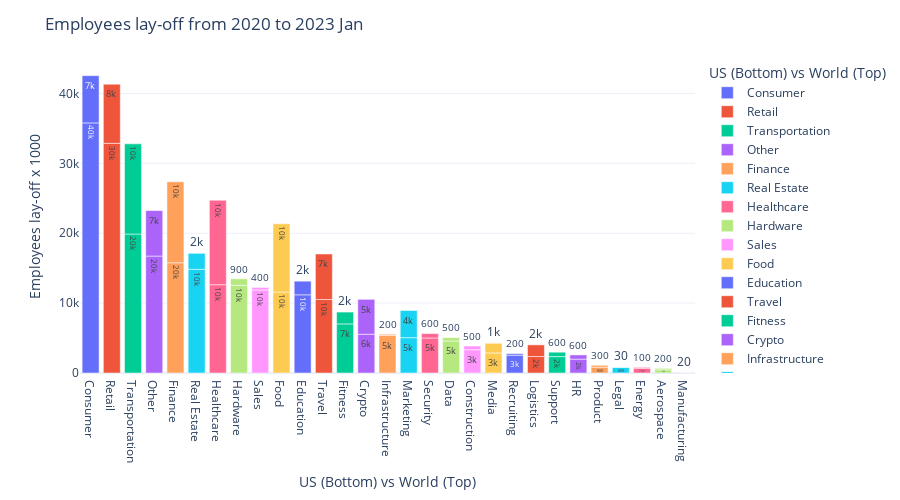

Notebook source saved alongside this figure:
### Code cell
# Save graph parameters in to variable, added labels and Title
fig = px.bar(df4,x = 'industry', y = 'total_laid_off', color = 'industry',text_auto='.1s',barmode='relative',hover_data=['World'],
             labels={
                      "industry": "US (Bottom) vs World (Top)",
                      "total_laid_off": "Employees lay-off x 1000"
                      },template="plotly_white")
fig.update_layout(height=500,title="Employees lay-off from 2020 to 2023 Jan")
fig.show()
#saving graph  to png format
fig.write_image("../output/Industry lay off US and World.png")

### Figure 1 — Plotly figure (JSON) as saved in the notebook; plotly's stock layout.template omitted (floating-point values rounded to 4 significant figures)
{"data": [{"alignmentgroup": "True", "customdata": [["US"], ["Rest of the world"]], "hovertemplate": "US (Bottom) vs World (Top)=%{x}<br>Employees lay-off x 1000=%{y}<br>World=%{customdata[0]}<extra></extra>", "legendgroup": "Consumer", "marker": {"color": "#636efa", "pattern": {"shape": ""}}, "name": "Consumer", "offsetgroup": "Consumer", "orientation": "v", "showlegend": true, "textposition": "auto", "texttemplate": "%{y:.1s}", "type": "bar", "x": ["Consumer", "Consumer"], "xaxis": "x", "y": [35786, 6762], "yaxis": "y"}, {"alignmentgroup": "True", "customdata": [["US"], ["Rest of the world"]], "hovertemplate": "US (Bottom) vs World (Top)=%{x}<br>Employees lay-off x 1000=%{y}<br>World=%{customdata[0]}<extra></extra>", "legendgroup": "Retail", "marker": {"color": "#EF553B", "pattern": {"shape": ""}}, "name": "Retail", "offsetgroup": "Retail", "orientation": "v", "showlegend": true, "textposition": "auto", "texttemplate": "%{y:.1s}", "type": "bar", "x": ["Retail", "Retail"], "xaxis": "x", "y": [32863, 8460], "yaxis": "y"}, {"alignmentgroup": "True", "customdata": [["US"], ["Rest of the world"]], "hovertemplate": "US (Bottom) vs World (Top)=%{x}<br>Employees lay-off x 1000=%{y}<br>World=%{customdata[0]}<extra></extra>", "legendgroup": "Transportation", "marker": {"color": "#00cc96", "pattern": {"shape": ""}}, "name": "Transportation", "offsetgroup": "Transportation", "orientation": "v", "showlegend": true, "textposition": "auto", "texttemplate": "%{y:.1s}", "type": "bar", "x": ["Transportation", "Transportation"], "xaxis": "x", "y": [19886, 12905], "yaxis": "y"}, {"alignmentgroup": "True", "customdata": [["US"], ["Rest of the world"]], "hovertemplate": "US (Bottom) vs World (Top)=%{x}<br>Employees lay-off x 1000=%{y}<br>World=%{customdata[0]}<extra></extra>", "legendgroup": "Other", "marker": {"color": "#ab63fa", "pattern": {"shape": ""}}, "name": "Other", "offsetgroup": "Other", "orientation": "v", "showlegend": true, "textposition": "auto", "texttemplate": "%{y:.1s}", "type": "bar", "x": ["Other", "Other"], "xaxis": "x", "y": [16731, 6510], "yaxis": "y"}, {"alignmentgroup": "True", "customdata": [["US"], ["Rest of the world"]], "hovertemplate": "US (Bottom) vs World (Top)=%{x}<br>Employees lay-off x 1000=%{y}<br>World=%{customdata[0]}<extra></extra>", "legendgroup": "Finance", "marker": {"color": "#FFA15A", "pattern": {"shape": ""}}, "name": "Finance", "offsetgroup": "Finance", "orientation": "v", "showlegend": true, "textposition": "auto", "texttemplate": "%{y:.1s}", "type": "bar", "x": ["Finance", "Finance"], "xaxis": "x", "y": [15777, 11585], "yaxis": "y"}, {"alignmentgroup": "True", "customdata": [["US"], ["Rest of the world"]], "hovertemplate": "US (Bottom) vs World (Top)=%{x}<br>Employees lay-off x 1000=%{y}<br>World=%{customdata[0]}<extra></extra>", "legendgroup": "Real Estate", "marker": {"color": "#19d3f3", "pattern": {"shape": ""}}, "name": "Real Estate", "offsetgroup": "Real Estate", "orientation": "v", "showlegend": true, "textposition": "auto", "texttemplate": "%{y:.1s}", "type": "bar", "x": ["Real Estate", "Real Estate"], "xaxis": "x", "y": [14837, 2288], "yaxis": "y"}, {"alignmentgroup": "True", "customdata": [["Rest of the world"], ["US"]], "hovertemplate": "US (Bottom) vs World (Top)=%{x}<br>Employees lay-off x 1000=%{y}<br>World=%{customdata[0]}<extra></extra>", "legendgroup": "Healthcare", "marker": {"color": "#FF6692", "pattern": {"shape": ""}}, "name": "Healthcare", "offsetgroup": "Healthcare", "orientation": "v", "showlegend": true, "textposition": "auto", "texttemplate": "%{y:.1s}", "type": "bar", "x": ["Healthcare", "Healthcare"], "xaxis": "x", "y": [12637, 12086], "yaxis": "y"}, {"alignmentgroup": "True", "customdata": [["US"], ["Rest of the world"]], "hovertemplate": "US (Bottom) vs World (Top)=%{x}<br>Employees lay-off x 1000=%{y}<br>World=%{customdata[0]}<extra></extra>", "legendgroup": "Hardware", "marker": {"color": "#B6E880", "pattern": {"shape": ""}}, "name": "Hardware", "offsetgroup": "Hardware", "orientation": "v", "showlegend": true, "textposition": "auto", "texttemplate": "%{y:.1s}", "type": "bar", "x": ["Hardware", "Hardware"], "xaxis": "x", "y": [12547, 930], "yaxis": "y"}, {"alignmentgroup": "True", "customdata": [["US"], ["Rest of the world"]], "hovertemplate": "US (Bottom) vs World (Top)=%{x}<br>Employees lay-off x 1000=%{y}<br>World=%{customdata[0]}<extra></extra>", "legendgroup": "Sales", "marker": {"color": "#FF97FF", "pattern": {"shape": ""}}, "name": "Sales", "offsetgroup": "Sales", "orientation": "v", "showlegend": true, "textposition": "auto", "texttemplate": "%{y:.1s}", "type": "bar", "x": ["Sales", "Sales"], "xaxis": "x", "y": [11885, 360], "yaxis": "y"}, {"alignmentgroup": "True", "customdata": [["US"], ["Rest of the world"]], "hovertemplate": "US (Bottom) vs World (Top)=%{x}<br>Employees lay-off x 1000=%{y}<br>World=%{customdata[0]}<extra></extra>", "legendgroup": "Food", "marker": {"color": "#FECB52", "pattern": {"shape": ""}}, "name": "Food", "offsetgroup": "Food", "orientation": "v", "showlegend": true, "textposition": "auto", "texttemplate": "%{y:.1s}", "type": "bar", "x": ["Food", "Food"], "xaxis": "x", "y": [11588, 9763], "yaxis": "y"}, {"alignmentgroup": "True", "customdata": [["Rest of the world"], ["US"]], "hovertemplate": "US (Bottom) vs World (Top)=%{x}<br>Employees lay-off x 1000=%{y}<br>World=%{customdata[0]}<extra></extra>", "legendgroup": "Education", "marker": {"color": "#636efa", "pattern": {"shape": ""}}, "name": "Education", "offsetgroup": "Education", "orientation": "v", "showlegend": true, "textposition": "auto", "texttemplate": "%{y:.1s}", "type": "bar", "x": ["Education", "Education"], "xaxis": "x", "y": [11188, 1951], "yaxis": "y"}, {"alignmentgroup": "True", "customdata": [["Rest of the world"], ["US"]], "hovertemplate": "US (Bottom) vs World (Top)=%{x}<br>Employees lay-off x 1000=%{y}<br>World=%{customdata[0]}<extra></extra>", "legendgroup": "Travel", "marker": {"color": "#EF553B", "pattern": {"shape": ""}}, "name": "Travel", "offsetgroup": "Travel", "orientation": "v", "showlegend": true, "textposition": "auto", "texttemplate": "%{y:.1s}", "type": "bar", "x": ["Travel", "Travel"], "xaxis": "x", "y": [10518, 6511], "yaxis": "y"}, {"alignmentgroup": "True", "customdata": [["US"], ["Rest of the world"]], "hovertemplate": "US (Bottom) vs World (Top)=%{x}<br>Employees lay-off x 1000=%{y}<br>World=%{customdata[0]}<extra></extra>", "legendgroup": "Fitness", "marker": {"color": "#00cc96", "pattern": {"shape": ""}}, "name": "Fitness", "offsetgroup": "Fitness", "orientation": "v", "showlegend": true, "textposition": "auto", "texttemplate": "%{y:.1s}", "type": "bar", "x": ["Fitness", "Fitness"], "xaxis": "x", "y": [7026, 1692], "yaxis": "y"}, {"alignmentgroup": "True", "customdata": [["Rest of the world"], ["US"]], "hovertemplate": "US (Bottom) vs World (Top)=%{x}<br>Employees lay-off x 1000=%{y}<br>World=%{customdata[0]}<extra></extra>", "legendgroup": "Crypto", "marker": {"color": "#ab63fa", "pattern": {"shape": ""}}, "name": "Crypto", "offsetgroup": "Crypto", "orientation": "v", "showlegend": true, "textposition": "auto", "texttemplate": "%{y:.1s}", "type": "bar", "x": ["Crypto", "Crypto"], "xaxis": "x", "y": [5549, 4992], "yaxis": "y"}, {"alignmentgroup": "True", "customdata": [["US"], ["Rest of the world"]], "hovertemplate": "US (Bottom) vs World (Top)=%{x}<br>Employees lay-off x 1000=%{y}<br>World=%{customdata[0]}<extra></extra>", "legendgroup": "Infrastructure", "marker": {"color": "#FFA15A", "pattern": {"shape": ""}}, "name": "Infrastructure", "offsetgroup": "Infrastructure", "orientation": "v", "showlegend": true, "textposition": "auto", "texttemplate": "%{y:.1s}", "type": "bar", "x": ["Infrastructure", "Infrastructure"], "xaxis": "x", "y": [5365, 180], "yaxis": "y"}, {"alignmentgroup": "True", "customdata": [["US"], ["Rest of the world"]], "hovertemplate": "US (Bottom) vs World (Top)=%{x}<br>Employees lay-off x 1000=%{y}<br>World=%{customdata[0]}<extra></extra>", "legendgroup": "Marketing", "marker": {"color": "#19d3f3", "pattern": {"shape": ""}}, "name": "Marketing", "offsetgroup": "Marketing", "orientation": "v", "showlegend": true, "textposition": "auto", "texttemplate": "%{y:.1s}", "type": "bar", "x": ["Marketing", "Marketing"], "xaxis": "x", "y": [5056, 3889], "yaxis": "y"}, {"alignmentgroup": "True", "customdata": [["US"], ["Rest of the world"]], "hovertemplate": "US (Bottom) vs World (Top)=%{x}<br>Employees lay-off x 1000=%{y}<br>World=%{customdata[0]}<extra></extra>", "legendgroup": "Security", "marker": {"color": "#FF6692", "pattern": {"shape": ""}}, "name": "Security", "offsetgroup": "Security", "orientation": "v", "showlegend": true, "textposition": "auto", "texttemplate": "%{y:.1s}", "type": "bar", "x": ["Security", "Security"], "xaxis": "x", "y": [5010, 633], "yaxis": "y"}, {"alignmentgroup": "True", "customdata": [["US"], ["Rest of the world"]], "hovertemplate": "US (Bottom) vs World (Top)=%{x}<br>Employees lay-off x 1000=%{y}<br>World=%{customdata[0]}<extra></extra>", "legendgroup": "Data", "marker": {"color": "#B6E880", "pattern": {"shape": ""}}, "name": "Data", "offsetgroup": "Data", "orientation": "v", "showlegend": true, "textposition": "auto", "texttemplate": "%{y:.1s}", "type": "bar", "x": ["Data", "Data"], "xaxis": "x", "y": [4580, 480], "yaxis": "y"}, {"alignmentgroup": "True", "customdata": [["US"], ["Rest of the world"]], "hovertemplate": "US (Bottom) vs World (Top)=%{x}<br>Employees lay-off x 1000=%{y}<br>World=%{customdata[0]}<extra></extra>", "legendgroup": "Construction", "marker": {"color": "#FF97FF", "pattern": {"shape": ""}}, "name": "Construction", "offsetgroup": "Construction", "orientation": "v", "showlegend": true, "textposition": "auto", "texttemplate": "%{y:.1s}", "type": "bar", "x": ["Construction", "Construction"], "xaxis": "x", "y": [3330, 533], "yaxis": "y"}, {"alignmentgroup": "True", "customdata": [["US"], ["Rest of the world"]], "hovertemplate": "US (Bottom) vs World (Top)=%{x}<br>Employees lay-off x 1000=%{y}<br>World=%{customdata[0]}<extra></extra>", "legendgroup": "Media", "marker": {"color": "#FECB52", "pattern": {"shape": ""}}, "name": "Media", "offsetgroup": "Media", "orientation": "v", "showlegend": true, "textposition": "auto", "texttemplate": "%{y:.1s}", "type": "bar", "x": ["Media", "Media"], "xaxis": "x", "y": [2871, 1383], "yaxis": "y"}, {"alignmentgroup": "True", "customdata": [["US"], ["Rest of the world"]], "hovertemplate": "US (Bottom) vs World (Top)=%{x}<br>Employees lay-off x 1000=%{y}<br>World=%{customdata[0]}<extra></extra>", "legendgroup": "Recruiting", "marker": {"color": "#636efa", "pattern": {"shape": ""}}, "name": "Recruiting", "offsetgroup": "Recruiting", "orientation": "v", "showlegend": true, "textposition": "auto", "texttemplate": "%{y:.1s}", "type": "bar", "x": ["Recruiting", "Recruiting"], "xaxis": "x", "y": [2550, 225], "yaxis": "y"}, {"alignmentgroup": "True", "customdata": [["US"], ["Rest of the world"]], "hovertemplate": "US (Bottom) vs World (Top)=%{x}<br>Employees lay-off x 1000=%{y}<br>World=%{customdata[0]}<extra></extra>", "legendgroup": "Logistics", "marker": {"color": "#EF553B", "pattern": {"shape": ""}}, "name": "Logistics", "offsetgroup": "Logistics", "orientation": "v", "showlegend": true, "textposition": "auto", "texttemplate": "%{y:.1s}", "type": "bar", "x": ["Logistics", "Logistics"], "xaxis": "x", "y": [2360, 1666], "yaxis": "y"}, {"alignmentgroup": "True", "customdata": [["US"], ["Rest of the world"]], "hovertemplate": "US (Bottom) vs World (Top)=%{x}<br>Employees lay-off x 1000=%{y}<br>World=%{customdata[0]}<extra></extra>", "legendgroup": "Support", "marker": {"color": "#00cc96", "pattern": {"shape": ""}}, "name": "Support", "offsetgroup": "Support", "orientation": "v", "showlegend": true, "textposition": "auto", "texttemplate": "%{y:.1s}", "type": "bar", "x": ["Support", "Support"], "xaxis": "x", "y": [2348, 630], "yaxis": "y"}, {"alignmentgroup": "True", "customdata": [["US"], ["Rest of the world"]], "hovertemplate": "US (Bottom) vs World (Top)=%{x}<br>Employees lay-off x 1000=%{y}<br>World=%{customdata[0]}<extra></extra>", "legendgroup": "HR", "marker": {"color": "#ab63fa", "pattern": {"shape": ""}}, "name": "HR", "offsetgroup": "HR", "orientation": "v", "showlegend": true, "textposition": "auto", "texttemplate": "%{y:.1s}", "type": "bar", "x": ["HR", "HR"], "xaxis": "x", "y": [1987, 596], "yaxis": "y"}, {"alignmentgroup": "True", "customdata": [["US"], ["Rest of the world"]], "hovertemplate": "US (Bottom) vs World (Top)=%{x}<br>Employees lay-off x 1000=%{y}<br>World=%{customdata[0]}<extra></extra>", "legendgroup": "Product", "marker": {"color": "#FFA15A", "pattern": {"shape": ""}}, "name": "Product", "offsetgroup": "Product", "orientation": "v", "showlegend": true, "textposition": "auto", "texttemplate": "%{y:.1s}", "type": "bar", "x": ["Product", "Product"], "xaxis": "x", "y": [838, 265], "yaxis": "y"}, {"alignmentgroup": "True", "customdata": [["US"], ["Rest of the world"]], "hovertemplate": "US (Bottom) vs World (Top)=%{x}<br>Employees lay-off x 1000=%{y}<br>World=%{customdata[0]}<extra></extra>", "legendgroup": "Legal", "marker": {"color": "#19d3f3", "pattern": {"shape": ""}}, "name": "Legal", "offsetgroup": "Legal", "orientation": "v", "showlegend": true, "textposition": "auto", "texttemplate": "%{y:.1s}", "type": "bar", "x": ["Legal", "Legal"], "xaxis": "x", "y": [806, 30], "yaxis": "y"}, {"alignmentgroup": "True", "customdata": [["US"], ["Rest of the world"]], "hovertemplate": "US (Bottom) vs World (Top)=%{x}<br>Employees lay-off x 1000=%{y}<br>World=%{customdata[0]}<extra></extra>", "legendgroup": "Energy", "marker": {"color": "#FF6692", "pattern": {"shape": ""}}, "name": "Energy", "offsetgroup": "Energy", "orientation": "v", "showlegend": true, "textposition": "auto", "texttemplate": "%{y:.1s}", "type": "bar", "x": ["Energy", "Energy"], "xaxis": "x", "y": [667, 135], "yaxis": "y"}, {"alignmentgroup": "True", "customdata": [["Rest of the world"], ["US"]], "hovertemplate": "US (Bottom) vs World (Top)=%{x}<br>Employees lay-off x 1000=%{y}<br>World=%{customdata[0]}<extra></extra>", "legendgroup": "Aerospace", "marker": {"color": "#B6E880", "pattern": {"shape": ""}}, "name": "Aerospace", "offsetgroup": "Aerospace", "orientation": "v", "showlegend": true, "textposition": "auto", "texttemplate": "%{y:.1s}", "type": "bar", "x": ["Aerospace", "Aerospace"], "xaxis": "x", "y": [451, 210], "yaxis": "y"}, {"alignmentgroup": "True", "customdata": [["US"]], "hovertemplate": "US (Bottom) vs World (Top)=%{x}<br>Employees lay-off x 1000=%{y}<br>World=%{customdata[0]}<extra></extra>", "legendgroup": "Manufacturing", "marker": {"color": "#FF97FF", "pattern": {"shape": ""}}, "name": "Manufacturing", "offsetgroup": "Manufacturing", "orientation": "v", "showlegend": true, "textposition": "auto", "texttemplate": "%{y:.1s}", "type": "bar", "x": ["Manufacturing"], "xaxis": "x", "y": [20], "yaxis": "y"}], "layout": {"barmode": "relative", "height": 500, "legend": {"title": {"text": "US (Bottom) vs World (Top)"}, "tracegroupgap": 0}, "margin": {"t": 60}, "title": {"text": "Employees lay-off from 2020 to 2023 Jan"}, "xaxis": {"anchor": "y", "categoryarray": ["Consumer", "Retail", "Transportation", "Other", "Finance", "Real Estate", "Healthcare", "Hardware", "Sales", "Food", "Education", "Travel", "Fitness", "Crypto", "Infrastructure", "Marketing", "Security", "Data", "Construction", "Media", "Recruiting", "Logistics", "Support", "HR", "Product", "Legal", "Energy", "Aerospace", "Manufacturing"], "categoryorder": "array", "domain": [0, 1], "title": {"text": "US (Bottom) vs World (Top)"}}, "yaxis": {"anchor": "x", "domain": [0, 1], "title": {"text": "Employees lay-off x 1000"}}}}
